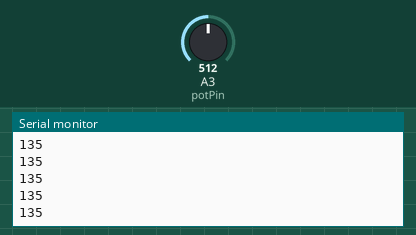
This sketch was run on a simulated Arduino Uno, built with avr-gcc and run on an emulated ATmega328P. Parts: the last lines printed to the serial monitor. The inputs (shaded band) are chosen by the test bench; at power-on: A3 (potPin) = 512.

Above: at 1.2 s.
1.3 s: A3 (potPin) set to 716
At 1.31 s:
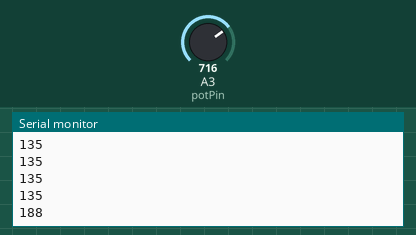
2.8 s: A3 (potPin) set to 900
At 2.81 s:
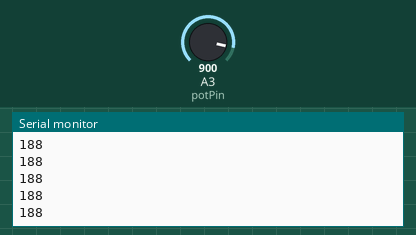
Timing chart, 0 to 5.8 s (numbered marks = the images above; inputs shaded):
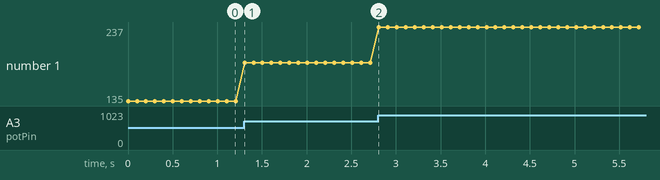

Measured:
- after the input at 1.3 s, the serial monitor: prints a new line at once (image 1)
- plotted number 1: 135 → 188 after the input at 1.3 s, 188 → 237 after the input at 2.8 s

The sketch:

testing_potentiometer.ino
```cpp
const int potPin = A3; //pin A0 to read analog input

//Variables:
int value; //save analog value


void setup(){
  //Input or output?
  Serial.begin(9600);
  pinMode(potPin, INPUT); //Optional

}

void loop(){

  value = analogRead(potPin);          //Read and save analog value from potentiometer
  value = map(value, 0, 1023, 0, 270); //Map value 0-1023 to 0-255 (PWM)
  Serial.println(value);
  delay(100);                          //Small delay

}
```
